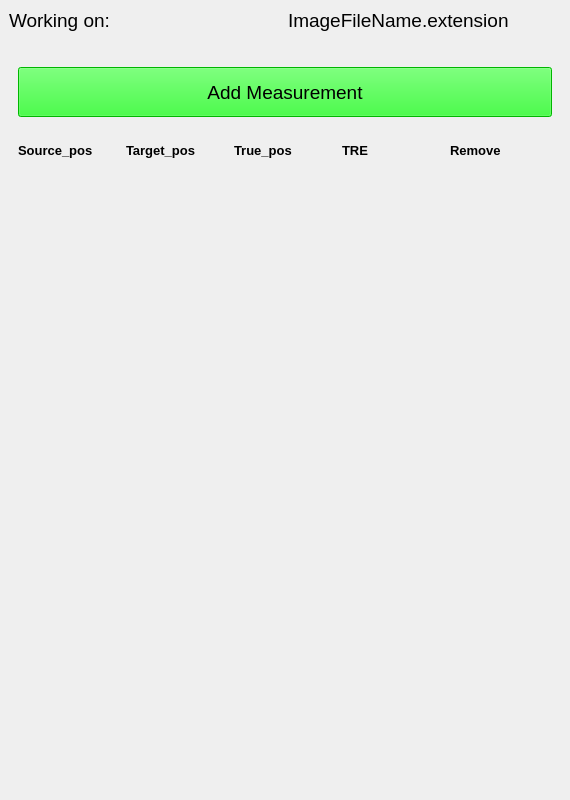
<?xml version="1.0" encoding="UTF-8"?>
<ui version="4.0">
 <class>AccuracyMeasurement</class>
 <widget class="QMainWindow" name="AccuracyMeasurement">
  <property name="geometry">
   <rect>
    <x>0</x>
    <y>0</y>
    <width>570</width>
    <height>800</height>
   </rect>
  </property>
  <property name="windowTitle">
   <string>Accuracy Measurement (TRE)</string>
  </property>
  <widget class="QWidget" name="centralwidget">
   <layout class="QVBoxLayout" name="verticalLayout">
    <item>
     <layout class="QHBoxLayout" name="currentFileHBox">
      <item>
       <widget class="QLabel" name="currentFileIndicatorLabel">
        <property name="font">
         <font>
          <pointsize>14</pointsize>
         </font>
        </property>
        <property name="text">
         <string>Working on: </string>
        </property>
       </widget>
      </item>
      <item>
       <widget class="QLabel" name="currentFileNameLabel">
        <property name="font">
         <font>
          <pointsize>14</pointsize>
         </font>
        </property>
        <property name="text">
         <string>ImageFileName.extension</string>
        </property>
       </widget>
      </item>
     </layout>
    </item>
    <item>
     <spacer name="beforeBtnSpacer">
      <property name="orientation">
       <enum>Qt::Vertical</enum>
      </property>
      <property name="sizeType">
       <enum>QSizePolicy::Fixed</enum>
      </property>
      <property name="sizeHint" stdset="0">
       <size>
        <width>20</width>
        <height>20</height>
       </size>
      </property>
     </spacer>
    </item>
    <item>
     <widget class="QStackedWidget" name="pages">
      <property name="currentIndex">
       <number>0</number>
      </property>
      <widget class="QWidget" name="measurePage">
       <layout class="QVBoxLayout" name="verticalLayout_2">
        <item>
         <widget class="QPushButton" name="addMeasurementBtn">
          <property name="sizePolicy">
           <sizepolicy hsizetype="Preferred" vsizetype="Fixed">
            <horstretch>0</horstretch>
            <verstretch>0</verstretch>
           </sizepolicy>
          </property>
          <property name="minimumSize">
           <size>
            <width>0</width>
            <height>50</height>
           </size>
          </property>
          <property name="maximumSize">
           <size>
            <width>16777215</width>
            <height>50</height>
           </size>
          </property>
          <property name="font">
           <font>
            <pointsize>14</pointsize>
           </font>
          </property>
          <property name="styleSheet">
           <string notr="true">background-color: rgb(0, 255, 0);</string>
          </property>
          <property name="text">
           <string>Add Measurement</string>
          </property>
         </widget>
        </item>
        <item>
         <spacer name="afterBtnSpacer">
          <property name="orientation">
           <enum>Qt::Vertical</enum>
          </property>
          <property name="sizeType">
           <enum>QSizePolicy::Fixed</enum>
          </property>
          <property name="sizeHint" stdset="0">
           <size>
            <width>20</width>
            <height>20</height>
           </size>
          </property>
         </spacer>
        </item>
        <item>
         <layout class="QHBoxLayout" name="tableHeaderHBox">
          <item>
           <widget class="QLabel" name="sourcePosLabel">
            <property name="font">
             <font>
              <pointsize>10</pointsize>
              <weight>75</weight>
              <bold>true</bold>
             </font>
            </property>
            <property name="text">
             <string>Source_pos</string>
            </property>
           </widget>
          </item>
          <item>
           <widget class="QLabel" name="targetPosLabel">
            <property name="font">
             <font>
              <pointsize>10</pointsize>
              <weight>75</weight>
              <bold>true</bold>
             </font>
            </property>
            <property name="text">
             <string>Target_pos</string>
            </property>
           </widget>
          </item>
          <item>
           <widget class="QLabel" name="truePosLabel">
            <property name="font">
             <font>
              <pointsize>10</pointsize>
              <weight>75</weight>
              <bold>true</bold>
             </font>
            </property>
            <property name="text">
             <string>True_pos</string>
            </property>
           </widget>
          </item>
          <item>
           <widget class="QLabel" name="treLabel">
            <property name="font">
             <font>
              <pointsize>10</pointsize>
              <weight>75</weight>
              <bold>true</bold>
             </font>
            </property>
            <property name="text">
             <string>TRE</string>
            </property>
           </widget>
          </item>
          <item>
           <widget class="QLabel" name="removeLabel">
            <property name="font">
             <font>
              <pointsize>10</pointsize>
              <weight>75</weight>
              <bold>true</bold>
             </font>
            </property>
            <property name="text">
             <string>Remove</string>
            </property>
           </widget>
          </item>
         </layout>
        </item>
        <item>
         <spacer name="pushUpSpacer">
          <property name="orientation">
           <enum>Qt::Vertical</enum>
          </property>
          <property name="sizeHint" stdset="0">
           <size>
            <width>20</width>
            <height>40</height>
           </size>
          </property>
         </spacer>
        </item>
       </layout>
      </widget>
      <widget class="QWidget" name="incorrectModePage">
       <layout class="QVBoxLayout" name="verticalLayout_3">
        <item>
         <widget class="QLabel" name="incorrectModeTitle">
          <property name="font">
           <font>
            <pointsize>12</pointsize>
            <weight>75</weight>
            <bold>true</bold>
           </font>
          </property>
          <property name="text">
           <string>&lt;html&gt;&lt;head/&gt;&lt;body&gt;&lt;p&gt;Cannot take measurement when &lt;/p&gt;&lt;p&gt;registration mode or preview mode is ON.&lt;/p&gt;&lt;/body&gt;&lt;/html&gt;</string>
          </property>
          <property name="alignment">
           <set>Qt::AlignCenter</set>
          </property>
          <property name="wordWrap">
           <bool>true</bool>
          </property>
         </widget>
        </item>
        <item>
         <widget class="QLabel" name="incorrectModeDescription">
          <property name="font">
           <font>
            <pointsize>10</pointsize>
           </font>
          </property>
          <property name="text">
           <string>Please turn off registration mode or preview mode to add measurement points. </string>
          </property>
          <property name="alignment">
           <set>Qt::AlignLeading|Qt::AlignLeft|Qt::AlignTop</set>
          </property>
          <property name="wordWrap">
           <bool>true</bool>
          </property>
         </widget>
        </item>
       </layout>
      </widget>
      <widget class="QWidget" name="noTransformationPage">
       <layout class="QVBoxLayout" name="verticalLayout_4">
        <item>
         <widget class="QLabel" name="noTransformationTitle">
          <property name="text">
           <string>&lt;html&gt;&lt;head/&gt;&lt;body&gt;&lt;p&gt;&lt;span style=&quot; font-size:12pt; font-weight:600;&quot;&gt;Cannot perform measurement when&lt;/span&gt;&lt;/p&gt;&lt;p&gt;&lt;span style=&quot; font-size:12pt; font-weight:600;&quot;&gt; transformation is missing for current image.&lt;/span&gt;&lt;/p&gt;&lt;/body&gt;&lt;/html&gt;</string>
          </property>
          <property name="alignment">
           <set>Qt::AlignCenter</set>
          </property>
         </widget>
        </item>
        <item>
         <widget class="QLabel" name="noTransformationDescription">
          <property name="font">
           <font>
            <pointsize>10</pointsize>
           </font>
          </property>
          <property name="text">
           <string>Please finish the registration of current image before doing accuracy measurement. </string>
          </property>
          <property name="alignment">
           <set>Qt::AlignLeading|Qt::AlignLeft|Qt::AlignTop</set>
          </property>
          <property name="wordWrap">
           <bool>true</bool>
          </property>
         </widget>
        </item>
       </layout>
      </widget>
     </widget>
    </item>
   </layout>
  </widget>
 </widget>
 <resources/>
 <connections/>
</ui>
